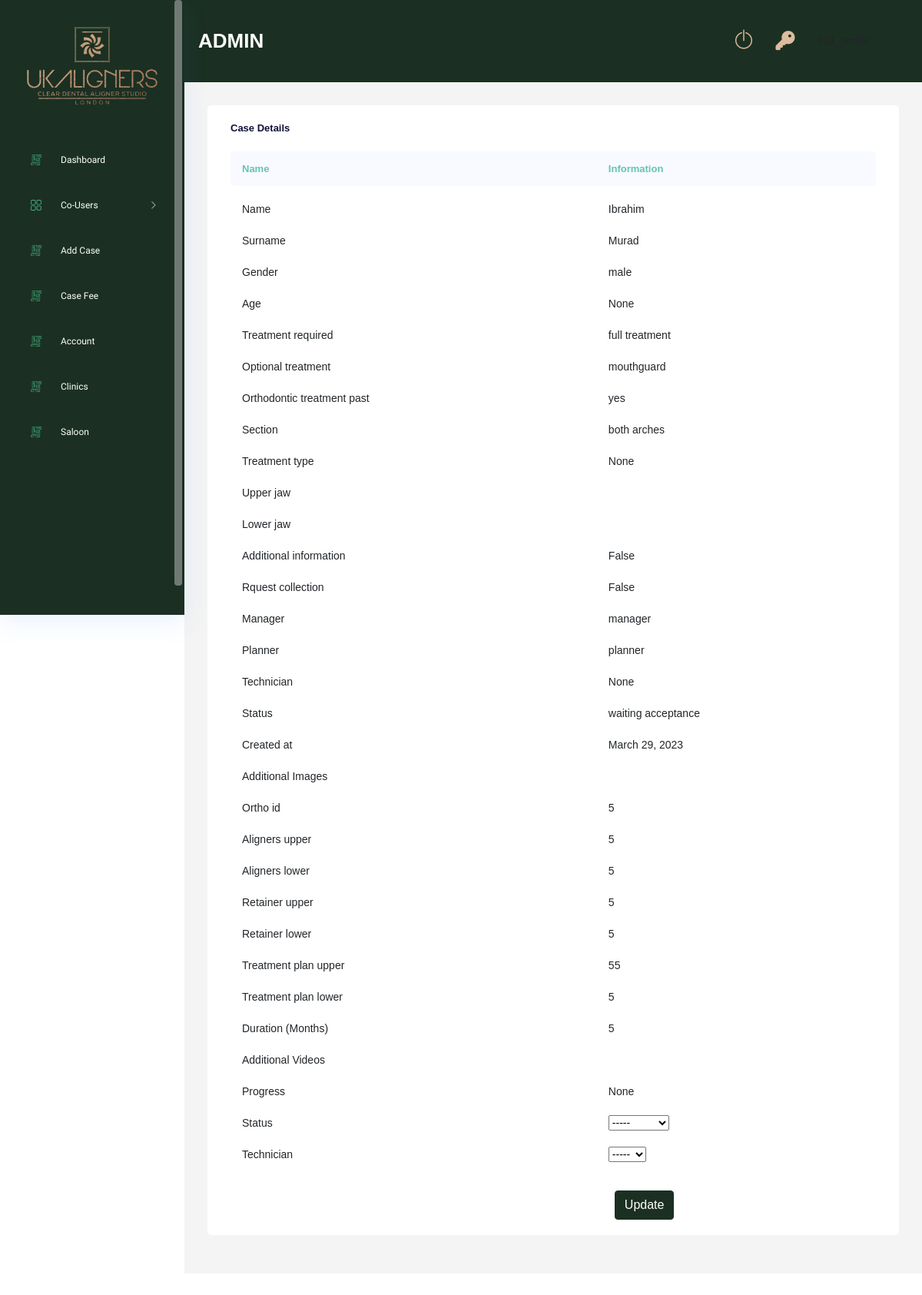
The page /case-accepted/1/ (signed in) on the database as committed earlier.
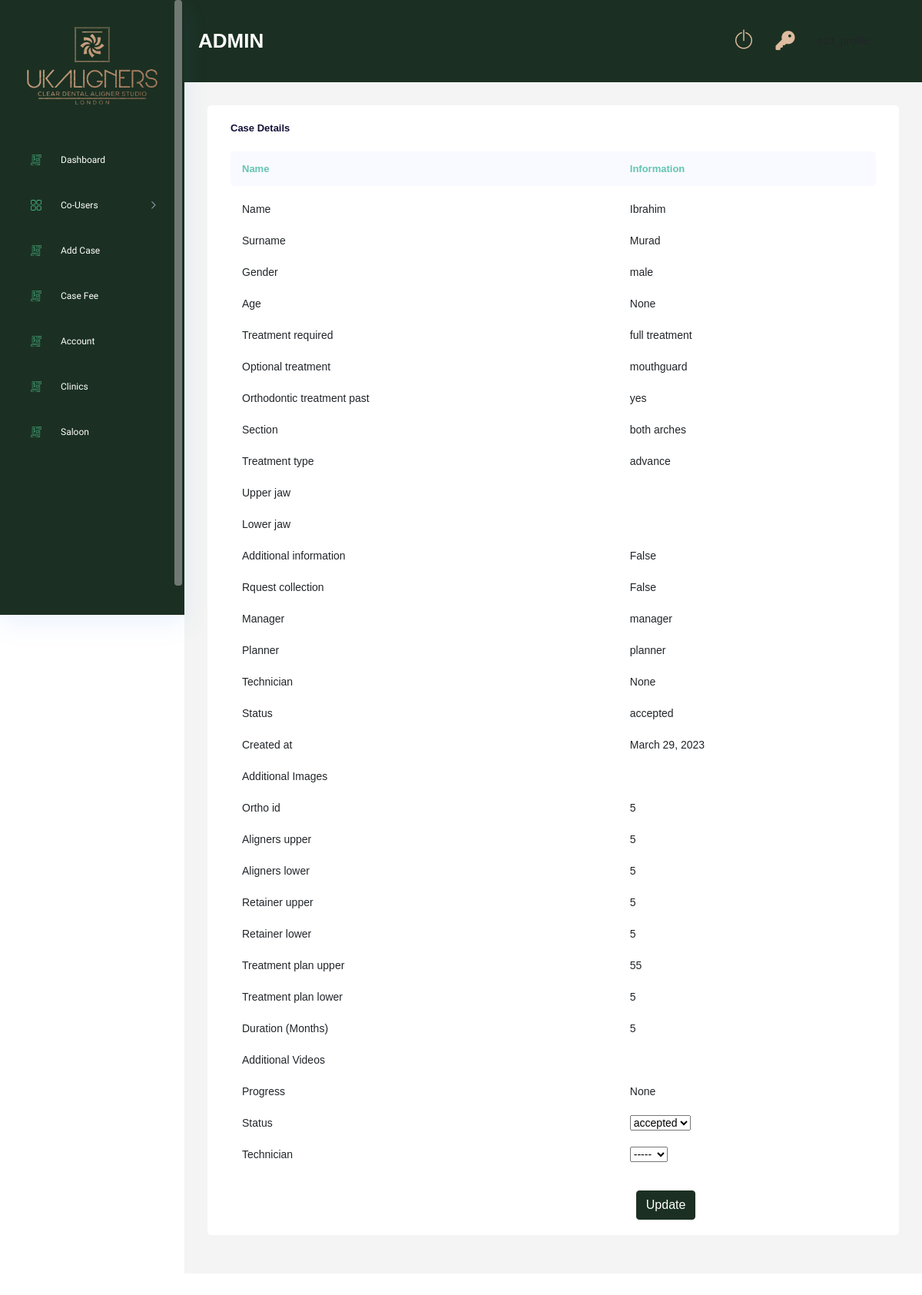
The same page on the database as committed later.
### Case/models.py (models this page shows, shortened)
class Case(models.Model):
    GENDER_CHOICES = (
        ("male","male"),
        ("female","female"),
        ("other","other")
        )
    ORTHODONTIC_CHOICES = (
        ("yes","yes"),
        ("no","no")
        )
    TREATMENT_REQUIRED_CHOICES = (
        ("full treatment","full treatment"),
        ("continuation","continuation"),
        ("refinement","refinement"),
        ("retainer","retainer")
    )
    OPTIONAL_TREATMENT = (
        ("replacement","replacement"),
        ("mouthguard","mouthguard"),
        ("smile design","smile design")
    )
    SECTION_CHOICES = (
        ("both arches","both arches"),
        ("upper only","upper only"),
        ("lower only","lower only")
    )
    TREATMENT_CHOICES = (
        ("essential","essential"),
        ("advance","advance"),
        ("comprehensive","comprehensive")
    )
    clinic                          = models.ForeignKey(Clinic, on_delete=models.DO_NOTHING,null=True,blank=True)
    dentist                         = models.ForeignKey(Dentist, on_delete=models.DO_NOTHING, null=True, blank=True)
    saloon_owner                    = models.ForeignKey(Saloon_owner, on_delete=models.DO_NOTHING, null=True, blank=True)
    saloon                          = models.ForeignKey(Saloon, on_delete=models.DO_NOTHING, null=True, blank=True)
    name                            = models.CharField(max_length=250)
    surname                         = models.CharField(max_length=250,null=True, blank=True)
    gender                          = models.CharField(max_length=50,choices=GENDER_CHOICES)
    age                             = models.IntegerField(null=True, blank=True)
    treatment_required              = models.CharField(max_length=100,choices=TREATMENT_REQUIRED_CHOICES)
    optional_treatment              = models.CharField(max_length=100,choices=OPTIONAL_TREATMENT, null=True, blank=True)
    orthodontic_treatment_past      = models.CharField(max_length=10,null=True, blank=True, choices=ORTHODONTIC_CHOICES)
    section                         = models.CharField(max_length=250,null=True, blank=True, choices=SECTION_CHOICES)
    treatment_type                  = models.CharField(max_length=250,null=True, blank=True, choices=TREATMENT_CHOICES)
    upper_jaw                       = models.FileField(upload_to="upper_jaws",null=True, blank=True)
    lower_jaw                       = models.FileField(upload_to="lower_jaws",null=True, blank=True)
    rquest_collection               = models.BooleanField(default=False)
    additional_information          = models.TextField(null=True, blank=True)
    planner                         = models.ForeignKey(Planner,on_delete=models.DO_NOTHING, null=True, blank=True)
    technician                      = models.ForeignKey(Technician,on_delete=models.DO_NOTHING, null=True, blank=True)
    status                          = models.CharField(max_length=250, default="new", null=True, blank=True)
    ortho_id                        = models.CharField(max_length=255, null=True, blank=True)
    aligners_upper                  = models.IntegerField(null=True, blank=True)
    aligners_lower                  = models.IntegerField(null=True, blank=True)
    retainer_upper                  = models.IntegerField(null=True, blank=True)
    retainer_lower                  = models.IntegerField(null=True, blank=True)
    treatment_plan_upper            = models.IntegerField(null=True, blank=True)
    treatment_plan_lower            = models.IntegerField(null=True, blank=True)
    duration                        = models.IntegerField(null=True, blank=True)
    progress                        = models.CharField(max_length=255, null=True, blank=True)
    created_at                      = models.DateField(auto_now_add=True, null=True)
    fee_cleared                     = models.BooleanField(default=False)
    totel_fee                       = models.FloatField(default=0.0,null=True,blank=True)
    manager_paid                    = models.BooleanField(default=False)
    planner_paid                    = models.BooleanField(default=False)
    technician_paid                 = models.BooleanField(default=False)
    refinement                      = models.IntegerField(default=0)
    class Meta:
        verbose_name_plural = "Cases"

### DentistRoll/models.py (models this page shows, shortened)
class Dentist(models.Model):
    user                    = models.OneToOneField(Users, on_delete=models.CASCADE)
    surname                 = models.CharField(max_length=150,null=True,blank=True)
    number                  = models.CharField(max_length=150,null=True,blank=True)
    clinic                  = models.ManyToManyField(Clinic)
    manager                 = models.ForeignKey(Manager, on_delete=models.DO_NOTHING, null=True, blank=True)
    discount                = models.IntegerField(null=True, blank=True)
    class Meta:
        verbose_name_plural = "Dentists"

### ManagerRoll/models.py (models this page shows)
class Manager(models.Model):
    user                    = models.OneToOneField(Users, on_delete=models.CASCADE)
    number                  = models.CharField(max_length=150,null=True,blank=True)
    fee                     = models.FloatField(null=True,blank=True)
    outstanding             = models.BooleanField(default=False)
    class Meta:
        verbose_name_plural = "Managers"
    def __str__(self):
        return self.user.username

### Users/models.py (models this page shows, shortened)
class Account(AbstractBaseUser):
    email 					= models.EmailField(verbose_name="email", max_length=60, unique=True)
    username 				= models.CharField(max_length=130)
    date_joined				= models.DateTimeField(verbose_name='date joined', auto_now_add=True)
    last_login				= models.DateTimeField(verbose_name='last login', auto_now=True)
    is_active				= models.BooleanField(default=True)
    is_staff				= models.BooleanField(default=False)
    is_superuser			= models.BooleanField(default=False)
    is_admin				= models.BooleanField(default=False)
    is_manager   			= models.BooleanField(default=False)
    is_planner   			= models.BooleanField(default=False)
    is_technician   		= models.BooleanField(default=False)
    is_dentist      		= models.BooleanField(default=False)
    is_salon           		= models.BooleanField(default=False)
    is_individual     		= models.BooleanField(default=False)
    is_clinic        		= models.BooleanField(default=False)
    hide_email				= models.BooleanField(default=True)
    USERNAME_FIELD = 'email'
    REQUIRED_FIELDS = ['username']
    objects = MyAccountManager()

### PlannerRoll/models.py (models this page shows)
class Planner(models.Model):
    user                    = models.OneToOneField(Users, on_delete=models.CASCADE)
    number                  = models.CharField(max_length=150,null=True,blank=True)
    fee                     = models.FloatField(null=True,blank=True)
    outstanding             = models.BooleanField(default=False)
    class Meta:
        verbose_name_plural = "Planners"
    def __str__(self):
        return self.user.username

### AdminRoll/views.py (the view, shortened to what this page needs)
# urls.py: path('case-accepted/<int:id>/', views.case_accepted, name="case_accepted"),
@login_required(login_url='login')
def case_accepted(request,id):
    if request.user.is_admin:
        case_obj = Case.objects.get(id=id)
        additional_images_obj = Case_additional_images.objects.filter(case=case_obj)
        additional_videos_obj = Case_additional_videos.objects.filter(case=case_obj)
        technician_obj = Technician.objects.all()
        context = {
            'case_obj':case_obj,
            'additional_images_obj':additional_images_obj,
            'additional_videos_obj':additional_videos_obj,
            'technician_obj':technician_obj
        }
        return render(request,'adminRoll/case_accepted.html',context)
    else:
        return redirect('login')

### AdminRoll/templates/adminRoll/case_accepted.html (shortened to what the changed rows need)
{% extends 'base.html' %}
{% load static %}
{% block content %}
<div class="main_content_iner ">
    <div class="container-fluid p-0">
        <div class="row justify-content-center">
            <div class="col-lg-12">
                <div class="white_card card_height_100 mb_30">
                    <div class="white_card">
                        <div class="QA_section plr_30">
                            <div class="QA_table mb_30">
                                <table class="table ">
                                    <thead>
                                        <tr>
                                            <th scope="col">Name</th>
                                            <th scope="col">Information</th>
                                        </tr>
                                    </thead>
                                    <tbody>
                                        <tr>
                                            <td>Name</td>
                                            <td>{{case_obj.name}}</td>
                                        </tr>
                                        <tr>
                                            <td>Surname</td>
                                            <td>{{case_obj.surname}}</td>
                                        </tr>
                                        <tr>
                                            <td>Gender</td>
                                            <td>{{case_obj.gender}}</td>
                                        </tr>
                                        <tr>
                                            <td>Age</td>
                                            <td>{{case_obj.age}}</td>
                                        </tr>
                                        <tr>
                                            <td>Treatment required</td>
                                            <td>{{case_obj.treatment_required}}</td>
                                        </tr>
                                        <tr>
                                            <td>Optional treatment</td>
                                            <td>{{case_obj.optional_treatment}}</td>
                                        </tr>
                                        <tr>
                                            <td>Orthodontic treatment past</td>
                                            <td>{{case_obj.orthodontic_treatment_past}}</td>
                                        </tr>
                                        <tr>
                                            <td>Section</td>
                                            <td>{{case_obj.section}}</td>
                                        </tr>
                                        <tr>
                                            <td>Treatment type</td>
                                            <td>{{case_obj.treatment_type}}</td>
                                        </tr>
                                        <tr>
                                            <td>Additional information</td>
                                            <td>{{case_obj.rquest_collection}}</td>
                                        </tr>
                                        <tr>
                                            <td>Rquest collection</td>
                                            <td>{{case_obj.rquest_collection}}</td>
                                        </tr>
                                        <tr>
                                            <td>Manager</td>
                                            {% if case_obj.dentist %}
                                                <td>{{case_obj.dentist.manager}}</td>
                                            {% else %}
                                                <td>{{case_obj.saloon_owner.manager}}</td>
                                            {% endif %}
                                        </tr>
                                        <tr>
                                            <td>Planner</td>
                                            <td>{{case_obj.planner}}</td>
                                        </tr>
                                        <tr>
                                            <td>Technician</td>
                                            <td>{{case_obj.technician}}</td>
                                        </tr>
                                        <tr>
                                            <td>Status</td>
                                            <td>{{case_obj.status}}</td>
                                        </tr>
                                        <tr>
                                            <td>Created at</td>
                                            <td>{{case_obj.created_at}}</td>
                                        </tr>
                                        <tr>
                                            <td>Ortho id</td>
                                            <td>{{case_obj.ortho_id}}</td>
                                        </tr>
                                        <tr>
                                            <td>Aligners upper</td>
                                            <td>{{case_obj.aligners_upper}}</td>
                                        </tr>
                                        <tr>
                                            <td>Aligners lower</td>
                                            <td>{{case_obj.aligners_lower}}</td>
                                        </tr>
                                        <tr>
                                            <td>Retainer upper</td>
                                            <td>{{case_obj.retainer_upper}}</td>
                                        </tr>
                                        <tr>
                                            <td>Retainer lower</td>
                                            <td>{{case_obj.retainer_lower}}</td>
                                        </tr>
                                        <tr>
                                            <td>Treatment plan upper</td>
                                            <td>{{case_obj.treatment_plan_upper}}</td>
                                        </tr>
                                        <tr>
                                            <td>Treatment plan lower</td>
                                            <td>{{case_obj.treatment_plan_lower}}</td>
                                        </tr>
                                        <tr>
                                            <td>Duration (Months)</td>
                                            <td>{{case_obj.duration}}</td>
                                        </tr>
                                        <tr>
                                            <td>Progress</td>
                                            <td>{{case_obj.progress}}</td>
                                        </tr>
                                        <form method="post">
                                            <tr>
                                                <td>
                                                    <select name="status">
                                                        <option value="">-----</option>
                                                        {% if case_obj.status == "accepted" %}
                                                        <option value="accepted" selected>accepted</option>
                                                        {% else %}
                                                        <option value="accepted">accepted</option>
                                                        {% endif %}
                                                    </select><br>
                                                </td>
                                            </tr>
                                        </form>
                                    </tbody>
                                </table>
                            </div>
                        </div>
                    </div>
                </div>
            </div>
        </div>
    </div>
</div>
{% endblock %}

Rows that differ between the two databases and show on the page:
changed Case "Ibrahim": treatment_type "None" → "advance"; status "waiting acceptance" → "accepted"; status (not shown) → "accepted"
Other text that changed with them:
form field status: "-----" → (not shown)
